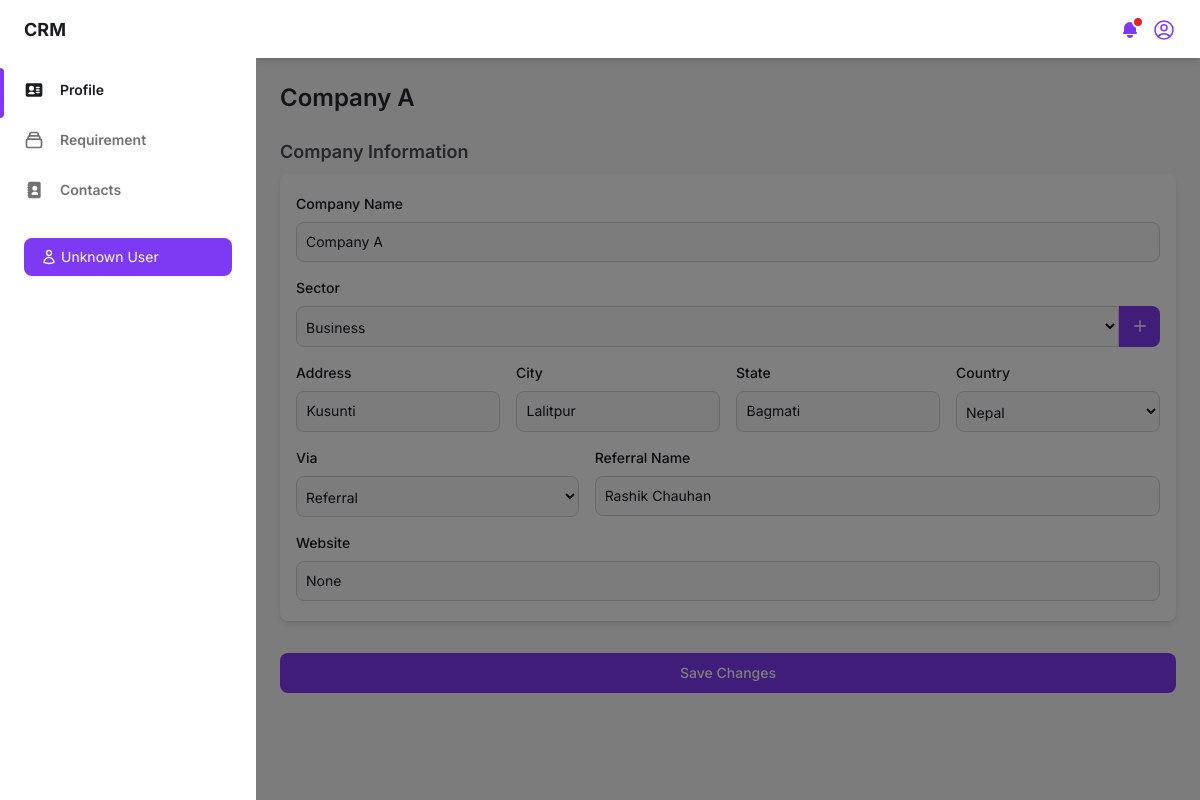
The app's page /company-profile/ (signed in) with its own data.
### crm_app/models.py (models this page shows, shortened)
class User(models.Model):
    full_name = models.CharField(max_length=100)
    email = models.EmailField(unique=True)
    password = models.CharField(max_length=255)
    role = models.CharField(max_length=100, default='User')
    status = models.BooleanField(default=True)
    resetcode = models.IntegerField(blank=True, null=True)

class Company(models.Model):
    company_name = models.CharField(max_length=100, unique=True)
    sector = models.ForeignKey(Sector, on_delete=models.SET_NULL, null=True, blank=True, related_name='sector_companies')
    address = models.CharField(max_length=100, null=True, blank=True)
    city = models.CharField(max_length=100, null=True, blank=True)
    state = models.CharField(max_length=100, null=True, blank=True)
    country = models.CharField(max_length=100, null=True, blank=True)
    via = models.CharField(max_length=100, null=True, blank=True)
    referral_name = models.CharField(max_length=100, null=True, blank=True)
    website = models.CharField(max_length=255, null=True, blank=True)
    created_by = models.OneToOneField(User, on_delete=models.SET_NULL, null=True, blank=True, related_name='created_company')
    date = models.DateField(default=now)
    status = models.BooleanField(default=True)
    cluster = models.IntegerField(null=True, blank=True)
    class Meta:
        verbose_name_plural = "companies"

class Sector(models.Model):
    sector_name = models.CharField(max_length=100, unique=True)

### crm_app/views.py (the view)
# urls.py: path('company-profile/', views.company_profile, name='company_profile'),
def company_profile(request):
    if 'user_id' not in request.session:
        return redirect('user')
    user_id = request.session.get('user_id')
    user = User.objects.get(id=user_id)
    sectors = Sector.objects.values('id', 'sector_name').order_by('sector_name')
    user_company = Company.objects.filter(created_by=user).first()
    if user_company:
        contacts = Contact.objects.filter(company=user_company)
        return render(request, 'companyprofile.html', {'user': user, 'company': user_company, 'contacts': contacts, 'sectors': sectors, 'edit_mode': True})
    else:
        return render(request, 'companyprofile.html', {'user': user, 'sectors': sectors, 'edit_mode': False})

### templates/companyprofile.html (shortened to what this page needs)
{% load static %}
<!DOCTYPE html>
<html :class="{ 'theme-dark': dark }" x-data="data()" lang="en">
<head>
    <link rel="stylesheet" href="{% static 'css/tailwind.output.css' %}"/>
    <link rel="stylesheet" href="{% static 'css/style.css' %}" />
</head>
<body>
    <div class="flex h-screen bg-gray-50 dark:bg-gray-900" :class="{ 'overflow-hidden': isSideMenuOpen }">
        <aside class="z-20 hidden w-64 overflow-y-auto bg-white dark:bg-gray-800 md:block flex-shrink-0">
            <div class="py-4 text-gray-500 dark:text-gray-400">
                <a class="ml-6 text-lg font-bold text-gray-800 dark:text-gray-200" href="{% url 'company_profile' %}">
                    CRM
                </a>
                <ul class="mt-6">
                    <li class="relative px-6 py-3">
                        <span class="absolute inset-y-0 left-0 w-1 bg-purple-600 rounded-tr-lg rounded-br-lg" aria-hidden="true"></span>
                        <a class="inline-flex items-center w-full text-sm font-semibold text-gray-800 transition-colors duration-150 hover:text-gray-800 dark:text-gray-100 dark:hover:text-gray-200" href="{% url 'company_profile' %}">
                            <span class="ml-4">Profile</span>
                        </a>
                    </li>
                    <li class="relative px-6 py-3">
                        <a class="inline-flex items-center w-full text-sm font-semibold transition-colors duration-150 hover:text-gray-800 dark:hover:text-gray-200" href="{% url 'requirement' %}">
                            <span class="ml-4">Requirement</span>
                        </a>
                    </li>
                    <li class="relative px-6 py-3">
                        <a class="inline-flex items-center w-full text-sm font-semibold transition-colors duration-150 hover:text-gray-800 dark:hover:text-gray-200" href="{% url 'contact' %}">
                            <span class="ml-4">Contacts</span>
                        </a>
                    </li>
                </ul>
                <div class="px-6 my-5">
                    <p class="flex items-center w-full px-4 py-2 text-sm font-normal leading-5 text-white transition-colors duration-150 bg-purple-600 border border-transparent rounded-lg active:bg-purple-600 hover:bg-purple-700 focus:outline-none focus:shadow-outline-purple">
                        {{ user.full_name }}
                    </p>
                </div>
            </div>
        </aside>
        <div x-show="isSideMenuOpen" x-transition:enter="transition ease-in-out duration-150" x-transition:enter-start="opacity-0" x-transition:enter-end="opacity-100" x-transition:leave="transition ease-in-out duration-150" x-transition:leave-start="opacity-100" x-transition:leave-end="opacity-0" class="fixed inset-0 z-10 flex items-end bg-black bg-opacity-50 sm:items-center sm:justify-center"></div>
        <div class="flex flex-col flex-1 w-full">
            <header class="z-10 py-4 bg-white shadow-md dark:bg-gray-800">
                <div class="container flex items-center justify-between h-full px-6 mx-auto text-purple-600 dark:text-purple-300">
                    <div class="flex items-center space-x-3 ml-auto">
                        <div class="relative">
                            <button class="relative align-middle rounded-md focus:outline-none focus:shadow-outline-purple" @click="toggleNotificationsMenu" @keydown.escape="closeNotificationsMenu" aria-label="Notifications" aria-haspopup="true">
                                <svg class="w-5 h-5" aria-hidden="true" fill="currentColor" viewBox="0 0 20 20">
                                    <path d="M10 2a6 6 0 00-6 6v3.586l-.707.707A1 1 0 004 14h12a1 1 0 00.707-1.707L16 11.586V8a6 6 0 00-6-6zM10 18a3 3 0 01-3-3h6a3 3 0 01-3 3z"></path>
                                </svg>
                                <span aria-hidden="true" class="absolute top-0 right-0 inline-block w-3 h-3 transform translate-x-1 -translate-y-1 bg-red-600 border-2 border-white rounded-full dark:border-gray-800"></span>
                            </button>
                        </div>
                        <div class="relative">
                            <button class="align-middle rounded-full focus:shadow-outline-purple focus:outline-none" @click="toggleProfileMenu" @keydown.escape="closeProfileMenu" aria-label="Account" aria-haspopup="true">
                            </button>
                        </div>
                    </div>
                </div>
            </header>
            <main class="h-full" id="main-company-content">
                <div class="container px-6 mx-auto grid">
                    {% if edit_mode %}
                        <h2 class="my-6 text-2xl font-semibold text-gray-700 dark:text-gray-200">{{ company.company_name }}</h2>
                        <form id="companyForm" action="{% url 'update_company' company.id %}" method="POST">
                            <div class="mb-4 mx-auto grid">
                                <h4 class="mb-2 text-lg font-semibold text-gray-600 dark:text-gray-300">Company Information</h4>
                                <div class="px-4 py-5 mb-8 bg-white rounded-lg shadow-md dark:bg-gray-800">
                                    <div class="mb-4">
                                        <label for="company-name" class="block mb-2 text-sm font-medium text-gray-900 dark:text-white">Company Name</label>
                                        <input type="text" id="company-name" value="{{ company.company_name }}" name="company_name" class="block p-[9px] w-full z-20 text-sm text-gray-900 bg-gray-50 rounded-lg border border-gray-300 focus:ring-blue-500 focus:border-blue-500 dark:bg-gray-700 dark:border-gray-600 dark:placeholder-gray-400 dark:text-white dark:focus:border-blue-500" placeholder="Enter company name" required />
                                    </div>
                                    <div class="mb-4">
                                        <label for="sector" class="block mb-2 text-sm font-medium text-gray-900 dark:text-white">Sector</label>
                                        <div class="flex items-center">
                                            <select id="sector" name="sector" class="bg-gray-50 border border-gray-300 text-gray-900 text-sm rounded-l-lg focus:ring-blue-500 focus:border-blue-500 block w-full p-2.5 pl-[5px] dark:bg-gray-700 dark:border-gray-600 dark:placeholder-gray-400 dark:text-white dark:focus:ring-blue-500 dark:focus:border-blue-500">
                                                {% for sector in sectors %}
                                                    <option value="{{ sector.id }}" {% if sector.id == company.sector.id %} selected {% endif %}>{{ sector.sector_name }}</option>
                                                {% endfor %}
                                            </select>
                                            <button type="button" id="ajax-sector-button" data-modal-target="crud-modal" data-modal-toggle="crud-modal" class="text-sm font-medium leading-5 text-white transition-colors duration-150 bg-purple-600 border border-transparent rounded-r-lg hover:bg-purple-700 focus:outline-none focus:shadow-outline-purple p-[11.5px]">
                                                <svg class="w-4 h-4" fill="none" stroke="currentColor" viewBox="0 0 24 24" xmlns="http://www.w3.org/2000/svg">
                                                    <path stroke-linecap="round" stroke-linejoin="round" stroke-width="2" stroke="#ffffff" d="M12 4v16m8-8H4"></path>
                                                </svg>
                                            </button>
                                        </div>
                                    </div>
                                    <div class="grid gap-4 mb-4 md:grid-cols-4">
                                        <div>
                                            <label for="address" class="block mb-2 text-sm font-medium text-gray-900 dark:text-white">Address</label>
                                            <input type="text" id="address" value="{{ company.address }}" name="address" class="block p-[9.5px] w-full z-20 text-sm text-gray-900 bg-gray-50 rounded-lg border border-gray-300 focus:ring-blue-500 focus:border-blue-500 dark:bg-gray-700 dark:border-gray-600 dark:placeholder-gray-400 dark:text-white dark:focus:border-blue-500" placeholder="Enter address" />
                                        </div>
                                        <div>
                                            <label for="city" class="block mb-2 text-sm font-medium text-gray-900 dark:text-white">City</label>
                                            <input type="text" id="city" value="{{ company.city }}" name="city" class="block p-[9.5px] w-full z-20 text-sm text-gray-900 bg-gray-50 rounded-lg border border-gray-300 focus:ring-blue-500 focus:border-blue-500 dark:bg-gray-700 dark:border-gray-600 dark:placeholder-gray-400 dark:text-white dark:focus:border-blue-500" placeholder="Enter city" />
                                        </div>
                                        <div>
                                            <label for="state" class="block mb-2 text-sm font-medium text-gray-900 dark:text-white">State</label>
                                            <input type="text" id="state" value="{{ company.state }}" name="state" class="block p-[9.5px] w-full z-20 text-sm text-gray-900 bg-gray-50 rounded-lg border border-gray-300 focus:ring-blue-500 focus:border-blue-500 dark:bg-gray-700 dark:border-gray-600 dark:placeholder-gray-400 dark:text-white dark:focus:border-blue-500" placeholder="Enter state" />
                                        </div>
                                        <div>
                                            <label for="country" class="block mb-2 text-sm font-medium text-gray-900 dark:text-white">Country</label>
                                            <select id="country" name="country" class="bg-gray-50 border border-gray-300 text-gray-900 text-sm rounded-lg focus:ring-blue-500 focus:border-blue-500 block w-full p-2.5 pl-[5px] dark:bg-gray-700 dark:border-gray-600 dark:placeholder-gray-400 dark:text-white dark:focus:ring-blue-500 dark:focus:border-blue-500">
                                                <option value="Nepal" {% if company.country == "Nepal" %}selected{% endif %}>Nepal</option>
                                            </select>
                                        </div>
                                    </div>
                                    <div class="grid gap-4 mb-4 md:grid-cols-1">
                                        <div class="flex gap-4">
                                            <div class="flex-grow w-1/2">
                                                <label for="via" class="block mb-2 text-sm font-medium text-gray-900 dark:text-white">Via</label>
                                                <select id="via" name="via" class="bg-gray-50 border border-gray-300 text-gray-900 text-sm rounded-lg focus:ring-blue-500 focus:border-blue-500 block w-full p-2.5 pl-[5px] dark:bg-gray-700 dark:border-gray-600 dark:placeholder-gray-400 dark:text-white dark:focus:ring-blue-500 dark:focus:border-blue-500">
                                                    <option value="Referral" {% if company.via == "Referral" %} selected {% endif %}>Referral</option>
                                                </select>
                                            </div>
                                            <div id="referralDiv" class="w-full" style="display: none">
                                                <label for="referral_name" class="block mb-2 text-sm font-medium text-gray-900 dark:text-white">Referral Name</label>
                                                <input type="text" id="referral_name" value="{{ company.referral_name }}" name="referral_name" class="block p-[9px] w-full z-20 text-sm text-gray-900 bg-gray-50 rounded-lg border border-gray-300 focus:ring-blue-500 focus:border-blue-500 dark:bg-gray-700 dark:border-gray-600 dark:placeholder-gray-400 dark:text-white dark:focus:border-blue-500" placeholder="Enter referral name" />
                                            </div>
                                        </div>
                                    </div>
                                    <div>
                                        <label for="website" class="block mb-2 text-sm font-medium text-gray-900 dark:text-white">Website</label>
                                        <input type="text" id="website" value="{{ company.website }}" name="website" class="block p-[9px] w-full z-20 text-sm text-gray-900 bg-gray-50 rounded-lg border border-gray-300 focus:ring-blue-500 focus:border-blue-500 dark:bg-gray-700 dark:border-gray-600 dark:placeholder-gray-400 dark:text-white dark:focus:border-blue-500" placeholder="Enter website link" />
                                    </div>
                                </div>
                                <button type="submit" class="text-white bg-purple-600 hover:bg-purple-700 focus:ring-4 focus:ring-purple-300 font-medium rounded-lg text-sm w-full mb-[22px] px-5 py-2.5 text-center dark:bg-purple-600 dark:hover:bg-purple-700 dark:focus:ring-purple-900">
                                    Save Changes
                                </button>
                            </div>
                        </form>
                    {% endif %}
                </div>
            </main>
        </div>
    </div>
</body>
</html>

### records on screen
User: full_name "Unknown User"
Company: company_name "Company A", sector "Business", address "Kusunti", city "Lalitpur", state "Bagmati", country "Nepal", via "Referral", referral_name "Rashik Chauhan", website "None"
